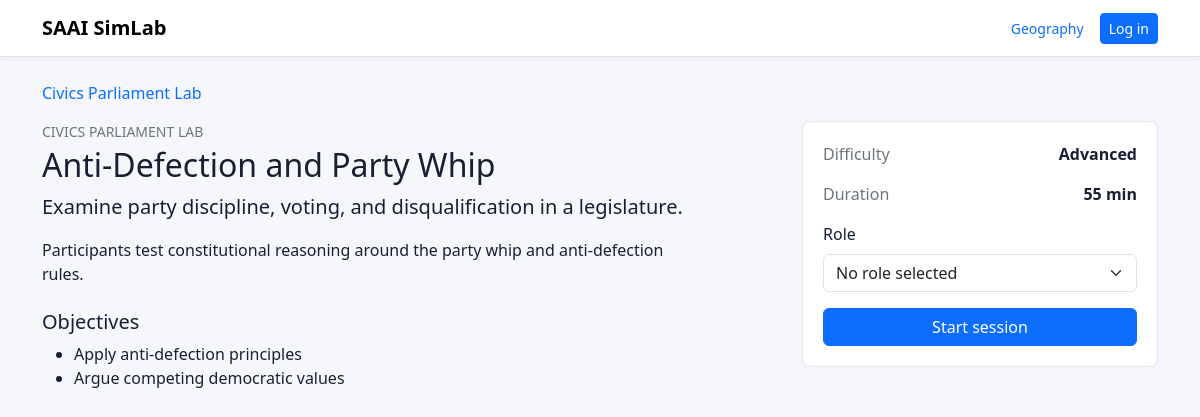
Screenshot of /labs/civics-parliament-lab/anti-defection-and-party-whip/ with the database file from the repository.
### simulations/models.py (models this page shows, shortened)
class TimestampedModel(models.Model):
    created_at = models.DateTimeField(auto_now_add=True)
    updated_at = models.DateTimeField(auto_now=True)
    class Meta:
        abstract = True

class Scenario(TimestampedModel):
    simulation_type = models.ForeignKey(
        SimulationType,
        on_delete=models.PROTECT,
        related_name='scenarios',
    )
    title = models.CharField(max_length=180)
    slug = models.SlugField(max_length=200)
    summary = models.CharField(max_length=255, blank=True)
    description = models.TextField(blank=True)
    difficulty = models.CharField(max_length=50, blank=True)
    estimated_minutes = models.PositiveIntegerField(default=45)
    objectives = models.JSONField(default=list, blank=True)
    variables = models.JSONField(default=dict, blank=True)
    published = models.BooleanField(default=False)
    class Meta:
        ordering = ['simulation_type__order', 'title']
        constraints = [
            models.UniqueConstraint(
                fields=['simulation_type', 'slug'],
                name='unique_scenario_slug_per_simulation_type',
            )
        ]

class SimulationType(TimestampedModel):
    name = models.CharField(max_length=120, unique=True)
    slug = models.SlugField(max_length=140, unique=True)
    description = models.TextField(blank=True)
    icon = models.CharField(max_length=64, blank=True)
    published = models.BooleanField(default=False)
    order = models.PositiveIntegerField(default=0)
    configuration = models.JSONField(default=dict, blank=True)
    class Meta:
        ordering = ['order', 'name']
    def get_absolute_url(self):
        return reverse('scenario_list', kwargs={'simulation_type_slug': self.slug})

### simulations/views.py (the view)
def scenario_detail(request, simulation_type_slug, scenario_slug):
    scenario = get_object_or_404(
        Scenario.objects.select_related('simulation_type').prefetch_related('roles', 'characters'),
        simulation_type__slug=simulation_type_slug,
        slug=scenario_slug,
        published=True,
        simulation_type__published=True,
    )
    return render(request, 'simulations/scenario_detail.html', {'scenario': scenario})

### templates/simulations/scenario_detail.html (shortened to what this page needs)
{% extends "base.html" %}
{% block content %}
  <nav class="mb-3">
    <a href="{{ scenario.simulation_type.get_absolute_url }}" class="text-decoration-none">{{ scenario.simulation_type.name }}</a>
  </nav>
  <div class="row g-4">
    <section class="col-lg-8">
      <p class="text-uppercase text-secondary small mb-1">{{ scenario.simulation_type.name }}</p>
      <h1 class="h2">{{ scenario.title }}</h1>
      <p class="lead">{{ scenario.summary }}</p>
      <div class="content-block">{{ scenario.description|linebreaks }}</div>
      <h2 class="h5 mt-4">Objectives</h2>
      <ul>
        {% for objective in scenario.objectives %}
          <li>{{ objective }}</li>
        {% empty %}
          <li class="text-secondary">Objectives will be added soon.</li>
        {% endfor %}
      </ul>
    </section>
    <aside class="col-lg-4">
      <div class="side-panel">
        <div class="d-flex justify-content-between mb-3">
          <span class="text-secondary">Difficulty</span>
          <strong>{{ scenario.difficulty|default:"Open" }}</strong>
        </div>
        <div class="d-flex justify-content-between mb-3">
          <span class="text-secondary">Duration</span>
          <strong>{{ scenario.estimated_minutes }} min</strong>
        </div>
        <form method="post" action="{% url 'start_session' scenario.id %}">
          <label class="form-label" for="role">Role</label>
          <select class="form-select mb-3" id="role" name="role">
            <option value="">No role selected</option>
          </select>
          <button class="btn btn-primary w-100" type="submit">Start session</button>
        </form>
      </div>
    </aside>
  </div>
{% endblock %}

### static/css/site.css (style rules this page uses)
body { background: #f6f7fb; color: #172033; }
.lab-card, .side-panel, .auth-panel, .empty-panel { background: #ffffff; border: 1px solid #e2e6ef; border-radius: 8px; padding: 1.25rem; }
.content-block { max-width: 68ch; }

### rows the page displays
Scenario: simulation_type.name "Civics Parliament Lab", simulation_type.name "CIVICS PARLIAMENT LAB", title "Anti-Defection and Party Whip", summary "Examine party discipline, voting, and disqualification in a legislature.", description "Participants test constitutional reasoning around the party whip and anti-defection rules.", difficulty "Advanced", estimated_minutes "55"

### other values shown
{{ objective }} "Apply anti-defection principles" "Argue competing democratic values"
